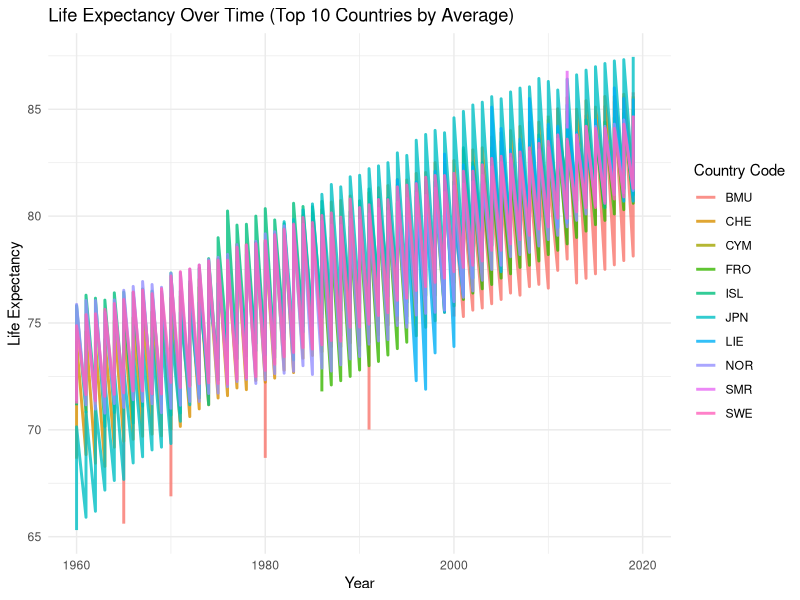
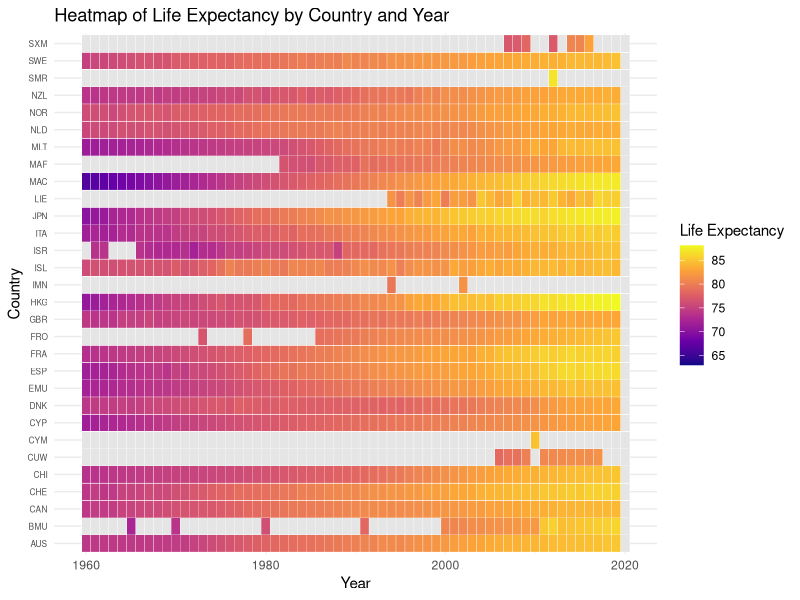

The R script that drew these images, in order:
## ---- chunk 1
knitr::opts_chunk$set(echo = TRUE)
## ---- chunk 2
# Load required libraries
library(readr)
library(dplyr)
library(tidyr)
library(ggplot2)

# Step 1: Load the cleaned dataset
life_exp <- read_csv("LifeExpData.csv")

# Step 2: Pivot year columns into long format
life_exp_long <- life_exp %>%
  pivot_longer(
    cols = matches("^[0-9]{4}$"),  # Matches "1960", "1961", etc.
    names_to = "Year",
    values_to = "Life_Expectancy"
  ) %>%
  mutate(Year = as.integer(Year))

# Step 3: Find top 10 countries by average life expectancy
top_codes <- life_exp_long %>%
  group_by(Country_Code) %>%
  summarise(avg_life = mean(Life_Expectancy, na.rm = TRUE)) %>%
  slice_max(avg_life, n = 10) %>%
  pull(Country_Code)

# Step 4: Filter to only top 10 countries
life_exp_subset <- life_exp_long %>%
  filter(Country_Code %in% top_codes)

# Step 5: Plot with Country_Code as color and legend
ggplot(life_exp_subset, aes(x = Year, y = Life_Expectancy, color = Country_Code)) +
  geom_line(size = 1, alpha = 0.8) +
  labs(
    title = "Life Expectancy Over Time (Top 10 Countries by Average)",
    x = "Year",
    y = "Life Expectancy",
    color = "Country Code"
  ) +
  theme_minimal()
## ---- chunk 3
# Load libraries
library(readr)
library(dplyr)
library(tidyr)
library(ggplot2)

# Read in the dataset
life_exp <- read_csv("LifeExpData.csv")

# Pivot year columns into rows
life_exp_long <- life_exp %>%
  pivot_longer(
    cols = matches("^[0-9]{4}$"), 
    names_to = "Year",
    values_to = "Life_Expectancy"
  ) %>%
  mutate(Year = as.integer(Year))

# Optional: Filter down to avoid clutter (e.g., 30 countries)
top_countries <- life_exp_long %>%
  group_by(Country_Code) %>%
  summarise(avg_life = mean(Life_Expectancy, na.rm = TRUE)) %>%
  slice_max(avg_life, n = 30) %>%
  pull(Country_Code)

filtered_data <- life_exp_long %>%
  filter(Country_Code %in% top_countries)

# Create the heatmap
ggplot(filtered_data, aes(x = Year, y = Country_Code, fill = Life_Expectancy)) +
  geom_tile(color = "white") +
  scale_fill_viridis_c(option = "plasma", na.value = "grey90") +
  labs(
    title = "Heatmap of Life Expectancy by Country and Year",
    x = "Year",
    y = "Country",
    fill = "Life Expectancy"
  ) +
  theme_minimal() +
  theme(axis.text.y = element_text(size = 6))
